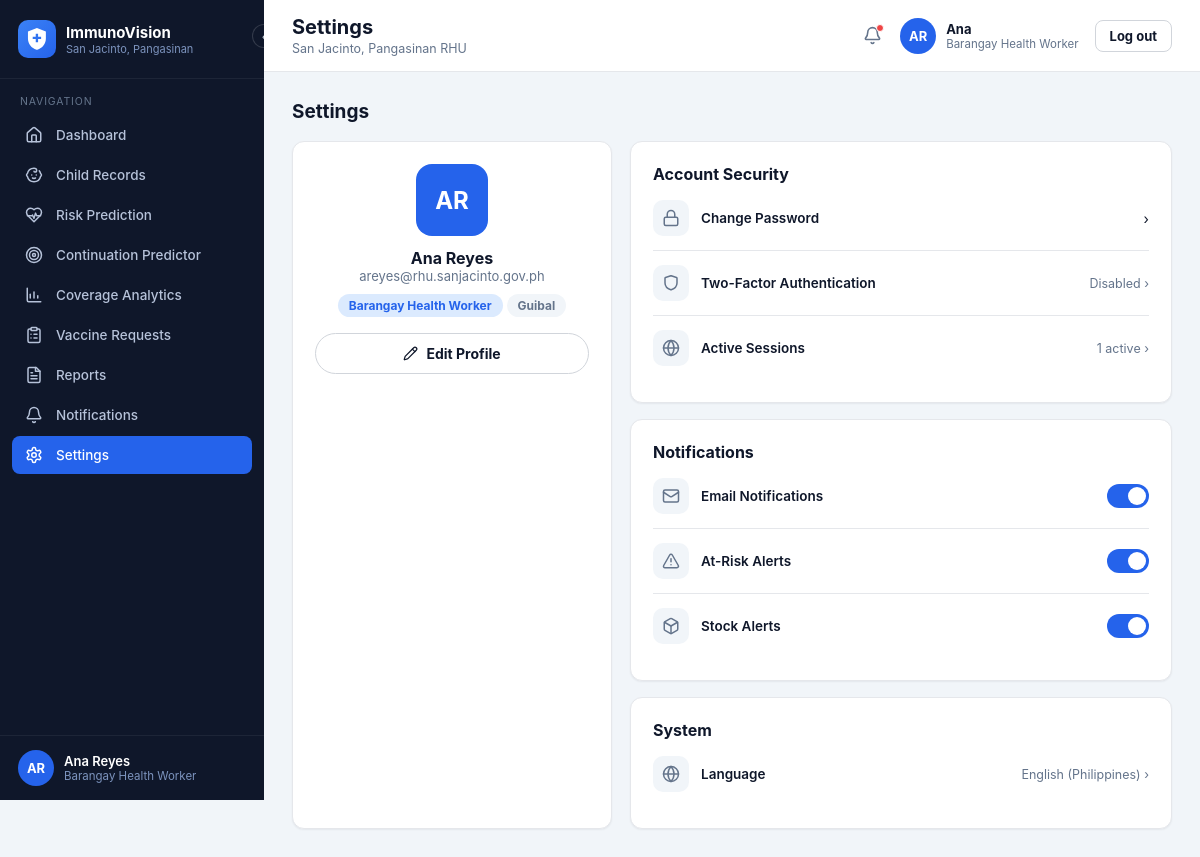
Screenshot of /bhw/settings (signed in) with the database file from the repository.
### models.py (models this page shows, shortened)
class User(UserMixin, db.Model):
    __tablename__ = "users"
    id = db.Column(db.Integer, primary_key=True)
    username = db.Column(db.String(64), unique=True, nullable=False)
    password_hash = db.Column(db.String(255), nullable=False)
    full_name = db.Column(db.String(150), nullable=False)
    role = db.Column(db.String(20), nullable=False)  # admin | rhu | bhw
    barangay_id = db.Column(db.Integer, db.ForeignKey("barangays.id"), nullable=True)
    is_active_flag = db.Column(db.Boolean, default=True, nullable=False)
    created_at = db.Column(db.DateTime, default=datetime.utcnow)
    last_login_at = db.Column(db.DateTime, nullable=True)
    @property
    def is_active(self):
        return self.is_active_flag
    @property
    def role_label(self):
        return {"admin": "System Administrator", "rhu": "RHU Personnel",
                "bhw": "Barangay Health Worker"}.get(self.role, self.role)

class Barangay(db.Model):
    __tablename__ = "barangays"
    id = db.Column(db.Integer, primary_key=True)
    name = db.Column(db.String(100), unique=True, nullable=False)
    children = db.relationship("Child", backref="barangay", lazy="dynamic")
    users = db.relationship("User", backref="barangay", lazy="dynamic")

### app.py (the view)
@bhw_bp.route("/settings")
def settings():
    return render_template("bhw_settings.html", **_bhw_ctx("settings", page_title="Settings"))

### app.py (called while the page is built)
def create_app():
    app = Flask(__name__)
    app.config["SECRET_KEY"] = os.environ.get("SECRET_KEY", "dev-secret-key-change-in-production")
    app.config["SQLALCHEMY_DATABASE_URI"] = os.environ.get(
        "DATABASE_URL", f"sqlite:///{DB_PATH}"
    )
    app.config["SQLALCHEMY_TRACK_MODIFICATIONS"] = False
    os.makedirs(os.path.dirname(DB_PATH), exist_ok=True)
    db.init_app(app)
    login_manager.init_app(app)
    app.register_blueprint(auth_bp)
    app.register_blueprint(rhu_bp)
    app.register_blueprint(bhw_bp)
    app.register_blueprint(admin_bp)
    app.register_blueprint(api_bp)
    @login_manager.user_loader
    def load_user(user_id):
        return db.session.get(User, int(user_id))
    @app.context_processor
    def inject_globals():
        return {"today": date.today()}
    return app

def role_required(*roles):
    from functools import wraps
    def decorator(view_func):
        @wraps(view_func)
        def wrapped(*args, **kwargs):
            if not current_user.is_authenticated or current_user.role not in roles:
                abort(403)
            return view_func(*args, **kwargs)
        return wrapped
    return decorator

def build_nav(spec):
    return [{"key": k, "icon": i, "label": l, "url": url_for(e)} for k, i, l, e in spec]

def _children_query(barangay_id=None):
    q = Child.query
    return q.filter(Child.barangay_id == barangay_id) if barangay_id else q

def _cache(key, builder):
    if not has_request_context():
        return builder()
    store = getattr(g, "_iv_cache", None)
    if store is None:
        store = g._iv_cache = {}
    if key not in store:
        store[key] = builder()
    return store[key]

def _records_by_child():
    def build():
        out = defaultdict(list)
        for record in VaccinationRecord.query.all():
            out[record.child_id].append(record)
        return out
    return _cache("records", build)

def _latest_risk_by_child():
    def build():
        out = {}
        for ra in RiskAssessment.query.order_by(
            RiskAssessment.computed_at.asc(), RiskAssessment.id.asc()
        ).all():
            out[ra.child_id] = ra  # later rows overwrite earlier -> newest wins
        return out
    return _cache("risk", build)

def unread_count(notes):
    return sum(1 for n in notes if n.get("unread"))

@bhw_bp.before_request
@login_required
@role_required("bhw")
def _bhw_guard():
    pass

### templates/bhw_settings.html
{% extends "layout_app.html" %}
{% from "_icons.html" import icon %}
{% block content %}
<div class="page-head"><h2>Settings</h2></div>
<div class="grid-2" style="grid-template-columns: 320px 1fr;">
  <div class="card card-pad" style="text-align:center;">
    <div class="avatar-chip" style="width:72px;height:72px;font-size:24px;border-radius:16px;margin:0 auto 12px;">{{ current_user.full_name.split(' ')|map('first')|join('') }}</div>
    <div style="font-weight:700;font-size:16px;">{{ current_user.full_name }}</div>
    <div class="text-muted" style="font-size:13px;margin-bottom:10px;">{{ current_user.username }}@rhu.sanjacinto.gov.ph</div>
    <span class="badge badge-blue">{{ current_user.role_label }}</span>
    <span class="badge badge-gray">{{ current_user.barangay.name if current_user.barangay else 'All Barangays' }}</span>
    <div style="margin-top:16px;"><button class="btn btn-outline btn-block">{{ icon('pencil', 15) }} Edit Profile</button></div>
  </div>
  <div>
    <div class="card card-pad" style="margin-bottom:16px;">
      <div class="card-title">Account Security</div>
      <div class="settings-row"><div class="left"><div class="ic">{{ icon('lock', 18) }}</div><div class="label">Change Password</div></div><div>›</div></div>
      <div class="settings-row"><div class="left"><div class="ic">{{ icon('shield', 18) }}</div><div class="label">Two-Factor Authentication</div></div><div class="val">Disabled ›</div></div>
      <div class="settings-row"><div class="left"><div class="ic">{{ icon('globe', 18) }}</div><div class="label">Active Sessions</div></div><div class="val">1 active ›</div></div>
    </div>
    <div class="card card-pad" style="margin-bottom:16px;">
      <div class="card-title">Notifications</div>
      <div class="settings-row"><div class="left"><div class="ic">{{ icon('mail', 18) }}</div><div class="label">Email Notifications</div></div><div class="toggle on" data-toggle></div></div>
      <div class="settings-row"><div class="left"><div class="ic">{{ icon('alert-triangle', 18) }}</div><div class="label">At-Risk Alerts</div></div><div class="toggle on" data-toggle></div></div>
      <div class="settings-row"><div class="left"><div class="ic">{{ icon('package', 18) }}</div><div class="label">Stock Alerts</div></div><div class="toggle on" data-toggle></div></div>
    </div>
    <div class="card card-pad">
      <div class="card-title">System</div>
      <div class="settings-row"><div class="left"><div class="ic">{{ icon('globe', 18) }}</div><div class="label">Language</div></div><div class="val">English (Philippines) ›</div></div>
    </div>
  </div>
</div>
{% endblock %}

### templates/layout_app.html (shortened to what this page needs)
{% extends "base.html" %}
{% from "_brand.html" import brand_mark %}
{% from "_icons.html" import icon %}
{% block body %}
<div class="app-shell">
  <aside class="sidebar" id="sidebar">
    <div class="sidebar-header">
      {{ brand_mark(38, 10) }}
      <div class="brand-text">
        <div class="t1">ImmunoVision</div>
        <div class="t2">San Jacinto, Pangasinan</div>
      </div>
      <button class="sidebar-toggle" id="sidebarToggle" type="button" title="Collapse sidebar">‹</button>
    </div>
    <div class="sidebar-section-label">Navigation</div>
    <nav class="sidebar-nav">
      {% for item in nav_items %}
      <a class="nav-item {% if item.key == active %}active{% endif %}" href="{{ item.url }}">
        <span class="icon">{{ icon(item.icon, 18) }}</span>
        <span class="label">{{ item.label }}</span>
      </a>
      {% endfor %}
    </nav>
    <div class="sidebar-footer">
      <div class="avatar-chip">{{ current_user.full_name.split(' ')|map('first')|join('') }}</div>
      <div class="who">
        <div class="name">{{ current_user.full_name }}</div>
        <div class="role">{{ current_user.role_label }}</div>
      </div>
    </div>
  </aside>
  <div class="main-col">
    <header class="topbar">
      <div>
        <h1>{% block page_title %}{{ page_title|default('') }}{% endblock %}</h1>
        <div class="subtitle">{% block page_subtitle %}{{ page_subtitle|default('San Jacinto, Pangasinan RHU') }}{% endblock %}</div>
      </div>
      <div class="topbar-right">
        <a href="{{ notif_url|default('#') }}" class="bell-btn" title="Notifications">{{ icon('bell', 19) }}{% if unread_count and unread_count > 0 %}<span class="bell-dot"></span>{% endif %}</a>
        <div class="account-chip">
          <div class="avatar-chip">{{ current_user.full_name.split(' ')|map('first')|join('') }}</div>
          <div class="who">
            <div class="name">{{ current_user.full_name.split(' ')[0] }}</div>
            <div class="role">{{ current_user.role_label }}</div>
          </div>
          <a href="{{ url_for('auth.logout') }}" class="btn btn-outline btn-sm" style="margin-left:6px;">Log out</a>
        </div>
      </div>
    </header>
    <main class="content">
      {% block content %}{% endblock %}
    </main>
  </div>
</div>
{% endblock %}

### rows the page displays
User: full_name "Ana Reyes", role_label "Barangay Health Worker", full_name "Ana", username "areyes"
Barangay: barangay "Guibal"

### other values shown
{{ item.label }} "Dashboard" "Child Records" "Risk Prediction" "Continuation Predictor" "Coverage Analytics" "Vaccine Requests" "Reports" "Notifications" "Settings"
{{ current_user.full_name.split(' ')|map('first')|join('') }} "AR"
{{ page_title|default('') }} "Settings"
{{ page_subtitle|default('San Jacinto, Pangasinan RHU') }} "San Jacinto, Pangasinan RHU"
